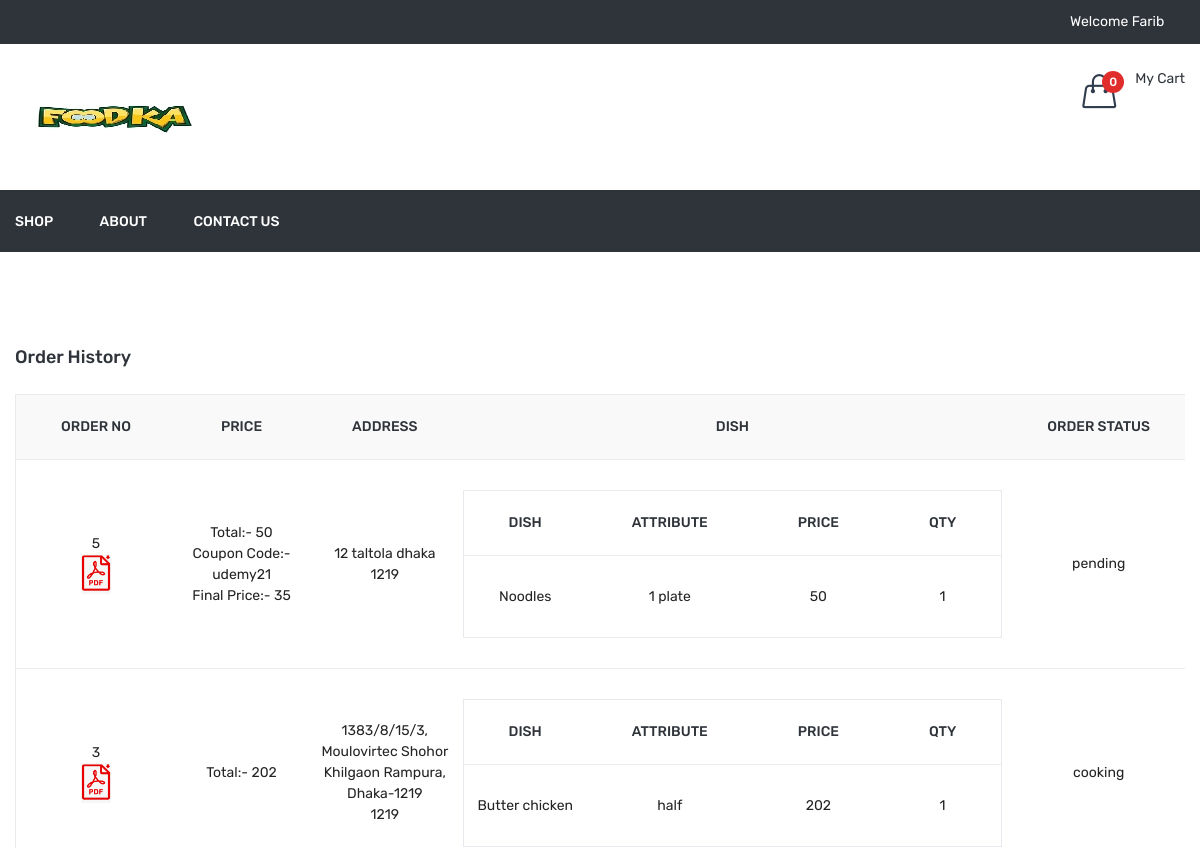
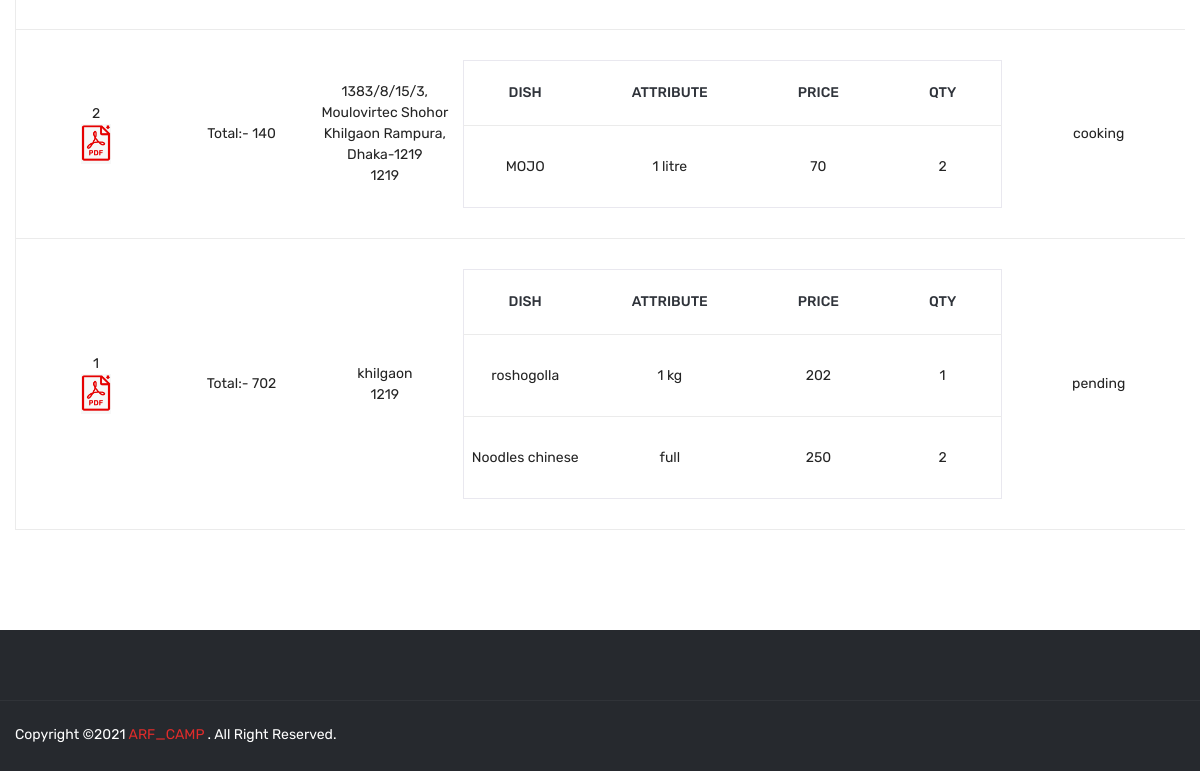
Page /order_history.php (signed in) on the earlier database version (2 pictures, top to bottom).
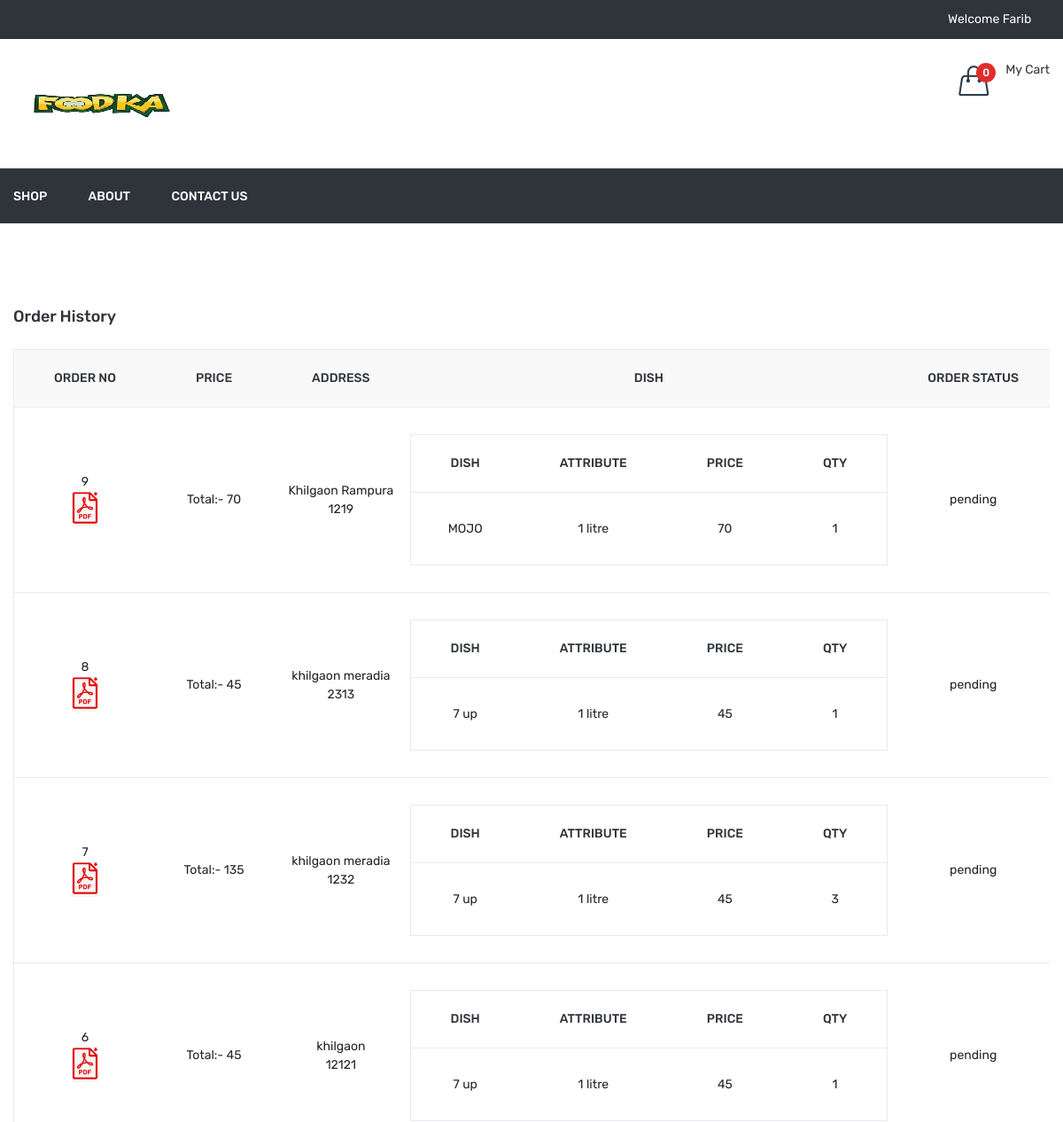
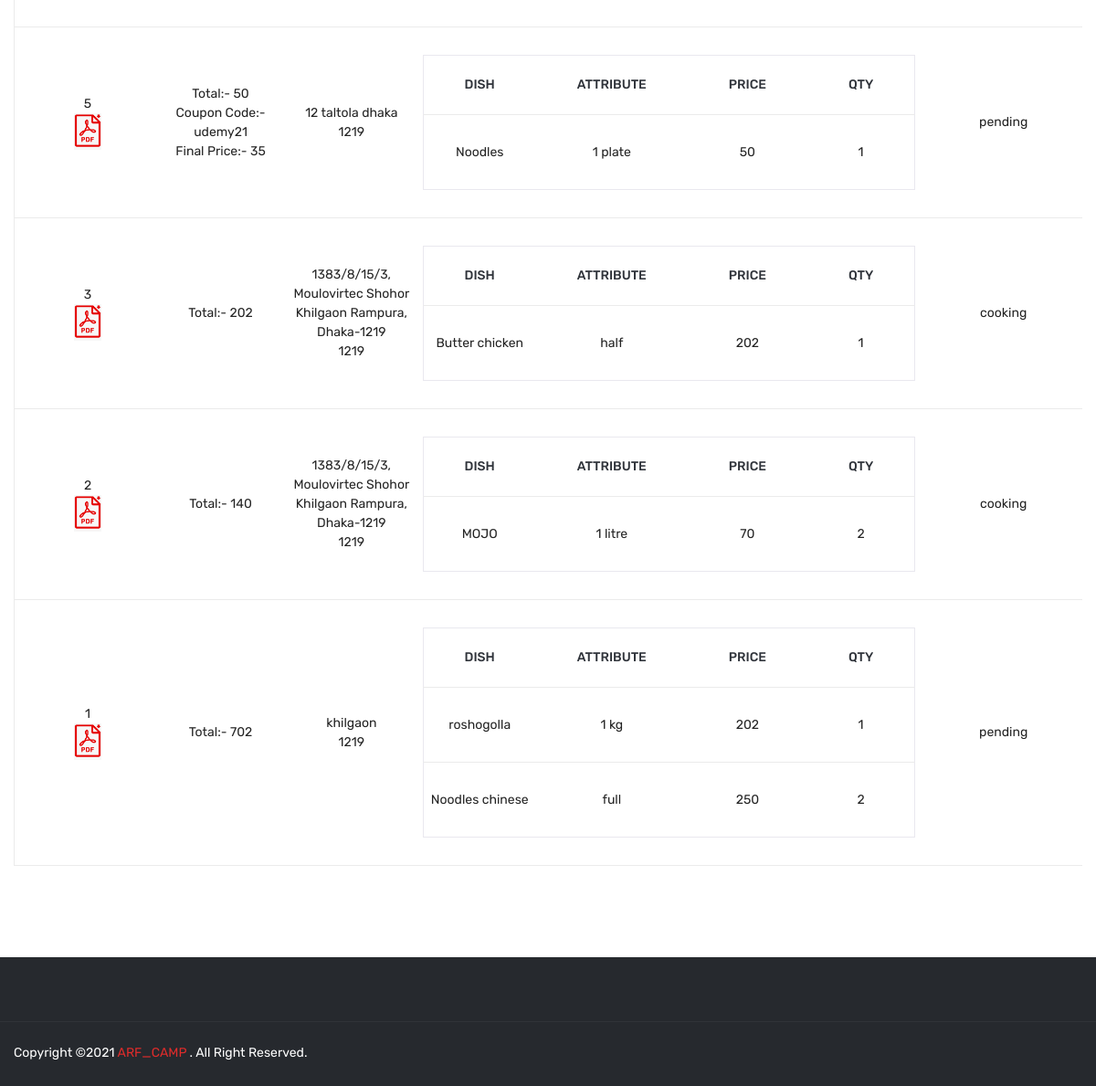
Same page on the later database version (2 pictures, top to bottom).
### tables this page shows
CREATE TABLE `order_master` (
  `id` int(11) NOT NULL,
  `user_id` int(11) NOT NULL,
  `name` varchar(50) NOT NULL,
  `email` varchar(50) NOT NULL,
  `mobile` varchar(50) NOT NULL,
  `address` text NOT NULL,
  `total_price` float NOT NULL,
  `coupon_code` varchar(20) NOT NULL,
  `final_price` float NOT NULL,
  `zipcode` varchar(10) NOT NULL,
  `delivery_boy_id` int(11) NOT NULL,
  `payment_status` varchar(20) NOT NULL,
  `order_status` int(11) NOT NULL,
  `added_on` datetime NOT NULL
);

CREATE TABLE `order_detail` (
  `id` int(11) NOT NULL,
  `order_id` int(11) NOT NULL,
  `dish_details_id` int(11) NOT NULL,
  `price` float NOT NULL,
  `qty` int(11) NOT NULL
);

CREATE TABLE `dish` (
  `id` int(11) NOT NULL,
  `category_id` int(11) NOT NULL,
  `dish` varchar(100) NOT NULL,
  `dish_detail` text NOT NULL,
  `image` varchar(100) NOT NULL,
  `type` enum('veg','non-veg') NOT NULL,
  `status` int(11) NOT NULL,
  `added_on` datetime NOT NULL
);

CREATE TABLE `dish_details` (
  `id` int(11) NOT NULL,
  `dish_id` int(11) NOT NULL,
  `attribute` varchar(100) NOT NULL,
  `price` int(11) NOT NULL,
  `status` int(11) NOT NULL,
  `added_on` datetime NOT NULL
);

CREATE TABLE `order_status` (
  `id` int(11) NOT NULL,
  `order_status` varchar(50) NOT NULL
);

### function.inc.php (called while the page is built, shortened)
	<?php
function getUserCart(){
	global $con;
	$arr=array();
	$id=$_SESSION['FOOD_USER_ID'];
	$res=mysqli_query($con,"select * from dish_cart where user_id='$id'");
	return $arr;
}
function getcartTotalPrice(){
  $cartArr=getUserFullCart();
  $totalPrice=0;
  return $totalPrice;
}
function getUserFullCart($attr_id=''){
	$cartArr=array();
	if(isset($_SESSION['FOOD_USER_ID'])){
		$getUserCart=getUserCart();
		$cartArr=array();
	}
	if($attr_id!=''){
		return $cartArr[$attr_id]['qty'];
	}else{
		return $cartArr;
	}
}
function getOrderDetails($oid){
	global $con;
	$sql="select order_detail.price,order_detail.qty,dish_details.attribute,dish.dish,order_detail.dish_details_id
  from order_detail,dish_details,dish
  WHERE
  order_detail.order_id=$oid AND
  order_detail.dish_details_id=dish_details.id AND
  dish_details.dish_id=dish.id";
	$data=array();
	$res=mysqli_query($con,$sql);
	while($row=mysqli_fetch_assoc($res)){
		$data[]=$row;
	}
	return $data;
}
?>

### order_history.php (the view, shortened to what this page needs)
<?php
include ("header.php");
$uid=$_SESSION['FOOD_USER_ID'];
$sql="select order_master.*,order_status.order_status as order_status_str from order_master,order_status where order_master.order_status=order_status.id and order_master.user_id='$uid' order by order_master.id desc";
$res=mysqli_query($con,$sql);
?>
<div class="cart-main-area pt-95 pb-100">
            <div class="container">
                <h3 class="page-title">Order History</h3>
                <div class="row">
                    <div class="col-lg-12 col-md-12 col-sm-12 col-12">
                        <form method="post">
							<div class="table-content table-responsive">
                                <table>
                                    <thead>
                                        <tr>
                                            <th>Order No</th>
                                            <th>Price</th>
                                            <th>Address</th>
                                            <th>Dish</th>
                                            <th>Order Status</th>
                                        </tr>
                                    </thead>
                                    <tbody>
										<?php if(mysqli_num_rows($res)>0){
										while($row=mysqli_fetch_assoc($res)){
										?>
										<tr>
                                            <td><?php echo $row['id']?>
											<br/>
											<a href="<?php echo FRONT_SITE_PATH?>download_invoice?id=<?php echo $row['id']?>"><img src='<?php echo FRONT_SITE_PATH?>assets/img/icon-img/pdf.png' width="30px" title="Download Invoice"/></a>
											</td>
                                           <td style="font-size:14px;">
											Total:- <?php echo $row['total_price']?><br/>
											<?php
											if($row['coupon_code']!=''){
											?>
											Coupon Code:- <?php echo $row['coupon_code']?><br/>
											Final Price:- <?php echo $row['final_price']?>
											<?php } ?>
											</td>
                                            <td><?php echo $row['address']?><br/>
											<?php echo $row['zipcode']?></td>
											<td>
												<table style="border:1px solid #e9e8ef;">
												<tr>
													<th>Dish</th>
													<th>Attribute</th>
													<th>Price</th>
													<th>Qty</th>
												</tr>
												<?php
												$getOrderDetails=getOrderDetails($row['id']);
												foreach($getOrderDetails as $list){
													?>
														<tr>
															<td><?php echo $list['dish']?></td>
															<td><?php echo $list['attribute']?></td>
															<td><?php echo $list['price']?></td>
															<td><?php echo $list['qty']?></td>
														</tr>
													<?php
												}
												?>
												</table>
											</td>
											<td><?php echo $row['order_status_str']?></td>
                                        </tr>
										<?php }} ?>
                                    </tbody>
                                </table>
                            </div>
                        </form>
                    </div>
                </div>
            </div>
        </div>
<?php
include("footer.php");
?>

### header.php (shortened to what this page needs)
<?php
include('database.inc.php');
include('function.inc.php');
$cartArr=getUserFullCart();
$totalPrice=getcartTotalPrice();
$totalCartDish=count($cartArr);
 ?>
<!doctype html>
<html class="no-js" lang="zxx">
<head>
        <link rel="stylesheet" href="<?php echo FRONT_SITE_PATH?>assets/css/bootstrap.min.css">
        <link rel="stylesheet" href="<?php echo FRONT_SITE_PATH?>assets/css/animate.css">
        <link rel="stylesheet" href="<?php echo FRONT_SITE_PATH?>assets/css/owl.carousel.min.css">
        <link rel="stylesheet" href="<?php echo FRONT_SITE_PATH?>assets/css/slick.css">
        <link rel="stylesheet" href="<?php echo FRONT_SITE_PATH?>assets/css/chosen.min.css">
        <link rel="stylesheet" href="<?php echo FRONT_SITE_PATH?>assets/css/ionicons.min.css">
        <link rel="stylesheet" href="<?php echo FRONT_SITE_PATH?>assets/css/font-awesome.min.css">
        <link rel="stylesheet" href="<?php echo FRONT_SITE_PATH?>assets/css/simple-line-icons.css">
        <link rel="stylesheet" href="<?php echo FRONT_SITE_PATH?>assets/css/jquery-ui.css">
        <link rel="stylesheet" href="<?php echo FRONT_SITE_PATH?>assets/css/meanmenu.min.css">
        <link rel="stylesheet" href="<?php echo FRONT_SITE_PATH?>assets/css/style.css">
        <link rel="stylesheet" href="<?php echo FRONT_SITE_PATH?>assets/css/responsive.css">
    </head>
    <body>
        <header class="header-area">
            <div class="header-top black-bg">
                <div class="container">
                    <div class="row">
                        <div class="col-lg-4 col-md-4 col-12 col-sm-4">
                        </div>
                        <div class="col-lg-8 col-md-8 col-12 col-sm-8">
                            <div class="account-curr-lang-wrap f-right">
                                <?php
                                if(isset($_SESSION['FOOD_USER_NAME'])){
                                ?>
                                <ul>
                                    <li class="top-hover"><a href="#"><?php echo "Welcome <span id='user_top_name'> ".$_SESSION['FOOD_USER_NAME'];?>  <i class="ion-chevron-down"></i></a>
                                    </li>
                                </ul>
                                <?php } ?>
                            </div>
                        </div>
                    </div>
                </div>
            </div>
            <div class="header-middle">
                <div class="container">
                    <div class="row">
                        <div class="col-lg-3 col-md-4 col-12 col-sm-4">
                            <div class="logo">
                                <a href="<?php echo FRONT_SITE_PATH?>">
                                	<img alt="" src="assets/img/logo/foodka200_90.jpg">
                                </a>
                            </div>
                        </div>
                        <div class="col-lg-9 col-md-8 col-12 col-sm-8">
                            <div class="header-middle-right f-right">
                                <div class="header-wishlist">
                                </div>
                                <div class="header-cart">
                                    <a href="#">
                                        <div class="header-icon-style">
                                            <i class="icon-handbag icons"></i>
                                            <span class="count-style" id="totalCartDish"><?php echo $totalCartDish?></span>
                                        </div>
                                        <div class="cart-text">
                                            <span class="digit">My Cart</span>
                                        </div>
                                    </a>
                                </div>
                            </div>
                        </div>
                    </div>
                </div>
            </div>
            <div class="header-bottom transparent-bar black-bg">
                <div class="container">
                    <div class="row">
                        <div class="col-lg-12 col-md-12 col-12">
                            <div class="main-menu">
                                <nav>
                                    <ul>
                                        <li><a href="<?php echo FRONT_SITE_PATH?>shop">Shop</a></li>
                                        <li><a href="<?php echo FRONT_SITE_PATH?>about-us">about</a></li>
                                        <li><a href="<?php echo FRONT_SITE_PATH?>contact-us">contact us</a></li>
                                    </ul>
                                </nav>
                            </div>
                        </div>
                    </div>
                </div>
            </div>
        </header>

### footer.php (shortened to what this page needs)
 <div class="footer-area black-bg-2 pt-70">
            <div class="footer-bottom-area border-top-4">
                <div class="container">
                    <div class="row">
                        <div class="col-lg-6 col-md-6 col-sm-7">
                            <div class="copyright">
                                <p>Copyright ©<?php echo date('Y') ?> <a href="https://github.com/arf-camp/foodka" target="_blank">ARF_CAMP</a> . All Right Reserved.</p>
                            </div>
                        </div>
                        <div class="col-lg-6 col-md-6 col-sm-5">
                            <div class="footer-social">
                                <ul>
                                    <li><a href="#"><i class="ion-social-facebook"></i></a></li>
                                    <li><a href="#"><i class="ion-social-twitter"></i></a></li>
                                    <li><a href="#"><i class="ion-social-instagram-outline"></i></a></li>
                                    <li><a href="#"><i class="ion-social-googleplus-outline"></i></a></li>
                                    <li><a href="#"><i class="ion-social-rss"></i></a></li>
                                    <li><a href="#"><i class="ion-social-dribbble-outline"></i></a></li>
                                </ul>
                            </div>
                        </div>
                    </div>
                </div>
            </div>
        </div>
    </body>
</html>

Differences in the rows shown:
added order_master: id "9", total_price "70", address "Khilgaon Rampura", zipcode "1219", order_status.order_status "pending"
added order_detail: dish.dish "MOJO", dish_details.attribute "1 litre", price "70", qty "1", shown under "9"
added order_master: id "8", total_price "45", address "khilgaon meradia", zipcode "2313", order_status.order_status "pending"
added order_detail: dish.dish "7 up", dish_details.attribute "1 litre", price "45", qty "1"
added order_master: id "7", total_price "135", address "khilgaon meradia", zipcode "1232", order_status.order_status "pending"
added order_detail: dish.dish "7 up", dish_details.attribute "1 litre", price "45", qty "3", shown under "7"
added order_master: id "6", total_price "45", address "khilgaon", zipcode "12121", order_status.order_status "pending"
